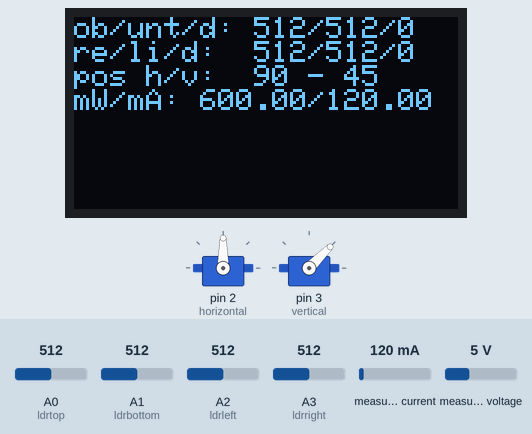
Simulated run of this sketch. Board: Arduino Uno, built with avr-gcc and run on an emulated ATmega328P. On the bench: 128×64 one-colour display, 2 × servo. The inputs (shaded band) are chosen by the test bench; at power-on: A0 (ldrtop) = 512, A1 (ldrbottom) = 512, A2 (ldrleft) = 512, A3 (ldrright) = 512, measured current 120 mA, measured voltage 5 V. What the sketch prints to the serial monitor is not drawn.

Above: at 2.7 s.
2.8 s: A0 (ldrtop) set to 716
At 4.2 s:
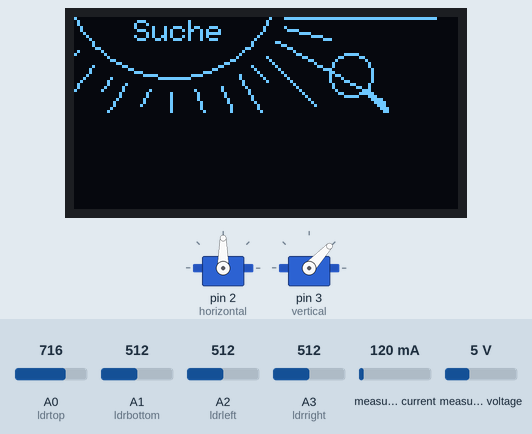
5.1 s: A1 (ldrbottom) set to 676
6.8 s: A1 (ldrbottom) set to 693
At 8.1 s:
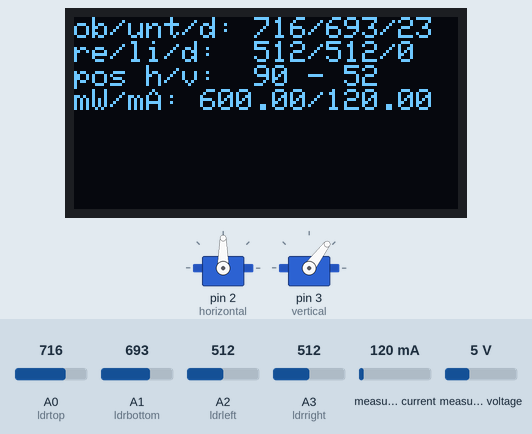
9.7 s: A2 (ldrleft) set to 534
At 10.7 s:
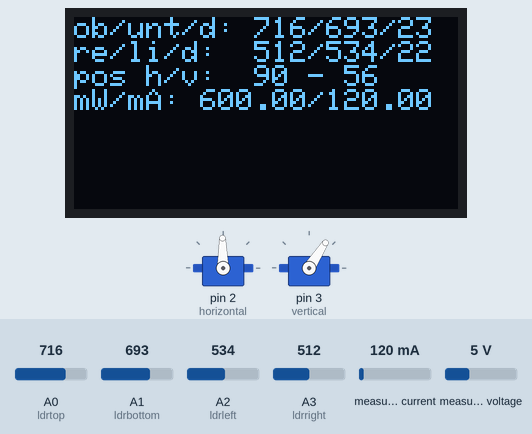
13.0 s: A2 (ldrleft) set to 554
At 14.0 s:
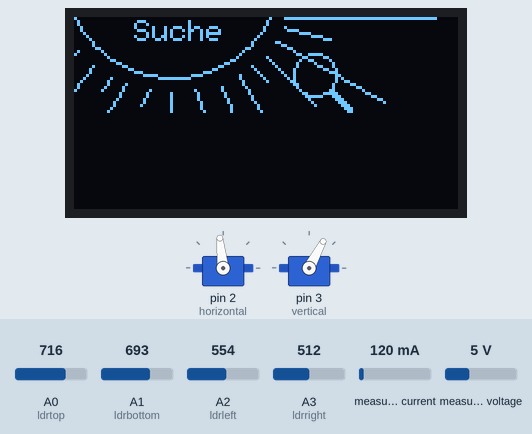
15.6 s: A3 (ldrright) set to 534
At 16.6 s:
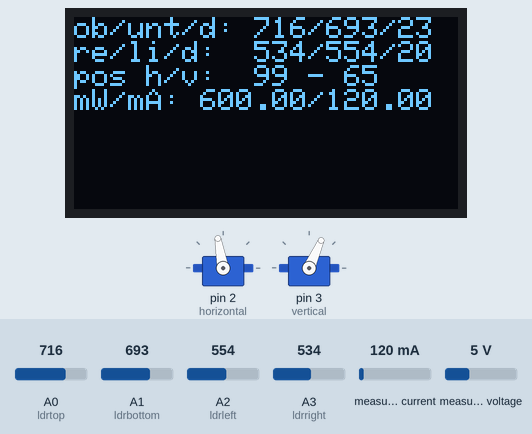
18.3 s: A3 (ldrright) set to 557
At 19.2 s:
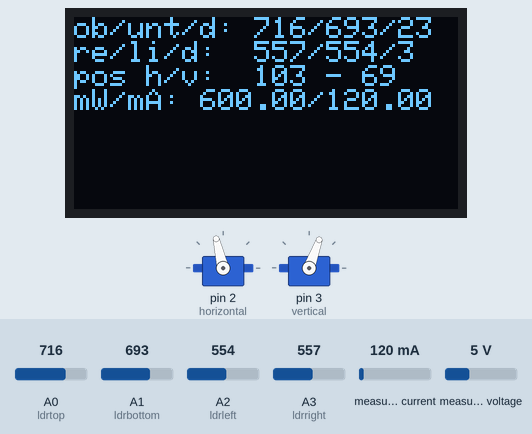
Timing chart, 0 to 27.5 s (numbered marks = the images above; inputs shaded):
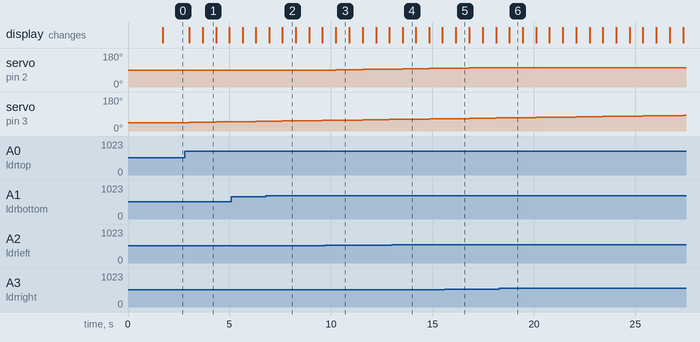

Measured:
- the behaviour switches between 686 and 687 on A1 (ldrbottom) (found by bisection; images 1 and 2)
- the behaviour switches between 541 and 542 on A2 (ldrleft) (found by bisection; images 3 and 4)
- the behaviour switches between 544 and 545 on A3 (ldrright) (found by bisection; images 5 and 6)
- after the input at 2.8 s, servo on pin 3 (vertical): 45° → 46° after 0.23 s, → 47° 0.65 s later, → 48° 0.65 s later, → 49° 0.65 s later; the display: first changes after 0.23 s (image 1 shows a later state)
- after the input at 6.8 s, the display: first differs from a run without the input after 0.81 s (image 2)
- after the input at 9.7 s, servo on pin 2 (horizontal): moves from 90° to 95° over 2.6 s, starting after 0.54 s
- after the input at 13.0 s, the display: changes after 0.54 s (image 4)
- after the input at 15.6 s, the display: changes after 0.56 s (image 5)
- after the input at 18.3 s, servo on pin 2 (horizontal): stays 103° (without the input it goes to 104° after 0.50 s)

The sketch:

solar_servo_zachi.ino
```cpp
#include <Servo.h>
#include <Wire.h>
#include <Adafruit_GFX.h>
#include <Adafruit_SSD1306.h>
#include <Adafruit_INA219.h>

//0x31
#define OLED_RESET -1
#define SCREEN_WIDTH 128 // OLED display width, in pixels
#define SCREEN_HEIGHT 32 // OLED display height, in pixels
Adafruit_SSD1306 display(OLED_RESET);
bool invert = true;

Adafruit_INA219 ina219;

Servo horizontal; // horizontal servo
int servoh = 90;
int servohLimitHigh = 180;
int servohLimitLow = 0;

Servo vertical; // vertical servo
int servov = 45;
int servovLimitHigh = 95;
int servovLimitLow = 0;

// LDR pin connections
// name = analogpin;
int ldrtop = A0; //LDR top
int ldrright = A3; //LDR rigt
int ldrbottom = A1; //LDR bottom
int ldrleft = A2; //LDR left
int tolerance = 10;
int top = 0;
int bottom = 0;
int left = 0;
int right = 0;

int xpos = 89;
int dir = -1;

bool isSleepMode = false;
unsigned long startMillis;
long currentAvg = 0;

//INA219 variables
float shuntvoltage = 0;
  float busvoltage = 0;
  float current_mA = 0;
  float loadvoltage = 0;
  float power_mW = 0;

static const unsigned char PROGMEM sun [] = {
0x80, 0x00, 0x00, 0x00, 0x00, 0x00, 0x00, 0x00, 0x43, 0xFF, 0xFF, 0xFF, 0xFF, 0xFF, 0xFF, 0x80,
0x40, 0x00, 0x00, 0x00, 0x00, 0x00, 0x00, 0x00, 0x80, 0x00, 0x00, 0x00, 0x00, 0x00, 0x00, 0x00,
0x40, 0x00, 0x00, 0x00, 0x00, 0x00, 0x00, 0x00, 0x80, 0x00, 0x00, 0x00, 0x00, 0x00, 0x00, 0x00,
0x20, 0x00, 0x00, 0x00, 0x00, 0x00, 0x00, 0x01, 0x02, 0x00, 0x00, 0x00, 0x00, 0x00, 0x00, 0x00,
0x20, 0x00, 0x00, 0x00, 0x00, 0x00, 0x00, 0x01, 0x01, 0xE0, 0x00, 0x00, 0x00, 0x00, 0x00, 0x00,
0x10, 0x00, 0x00, 0x00, 0x00, 0x00, 0x00, 0x02, 0x00, 0x1E, 0x00, 0x00, 0x00, 0x00, 0x00, 0x00,
0x08, 0x00, 0x00, 0x00, 0x00, 0x00, 0x00, 0x04, 0x00, 0x01, 0xE0, 0x00, 0x00, 0x00, 0x00, 0x00,
0x04, 0x00, 0x00, 0x00, 0x00, 0x00, 0x00, 0x08, 0x00, 0x00, 0x1C, 0x00, 0x00, 0x00, 0x00, 0x00,
0x02, 0x00, 0x00, 0x00, 0x00, 0x00, 0x00, 0x10, 0x18, 0x00, 0x00, 0x00, 0x00, 0x00, 0x00, 0x00,
0x02, 0x00, 0x00, 0x00, 0x00, 0x00, 0x00, 0x10, 0x06, 0x00, 0x00, 0x00, 0x00, 0x00, 0x00, 0x00,
0x01, 0x80, 0x00, 0x00, 0x00, 0x00, 0x00, 0x60, 0x01, 0x80, 0x00, 0x00, 0x00, 0x00, 0x00, 0x00,
0x40, 0x40, 0x00, 0x00, 0x00, 0x00, 0x00, 0x80, 0x00, 0x40, 0x00, 0x00, 0x00, 0x00, 0x00, 0x00,
0x80, 0x20, 0x00, 0x00, 0x00, 0x00, 0x01, 0x00, 0x00, 0x30, 0x00, 0x00, 0x00, 0x00, 0x00, 0x00,
0x00, 0x10, 0x00, 0x00, 0x00, 0x00, 0x02, 0x00, 0x80, 0x0C, 0x00, 0x00, 0x00, 0x00, 0x00, 0x00,
0x00, 0x0C, 0x00, 0x00, 0x00, 0x00, 0x0C, 0x00, 0x40, 0x03, 0x00, 0x00, 0x00, 0x00, 0x00, 0x00,
0x00, 0x03, 0x00, 0x00, 0x00, 0x00, 0x30, 0x00, 0x20, 0x00, 0x80, 0x00, 0x00, 0x00, 0x00, 0x00,
0x02, 0x00, 0xC0, 0x00, 0x00, 0x00, 0xC0, 0x10, 0x10, 0x00, 0x60, 0x00, 0x00, 0x00, 0x00, 0x00,
0x04, 0x00, 0x30, 0x00, 0x00, 0x03, 0x00, 0x08, 0x08, 0x00, 0x18, 0x00, 0x00, 0x00, 0x00, 0x00,
0x04, 0x00, 0x0E, 0x00, 0x00, 0x1C, 0x00, 0x04, 0x04, 0x00, 0x06, 0x00, 0x00, 0x00, 0x00, 0x00,
0x08, 0x00, 0x01, 0xF0, 0x01, 0xE0, 0x01, 0x02, 0x02, 0x00, 0x01, 0x80, 0x00, 0x00, 0x00, 0x00,
0x10, 0x08, 0x00, 0x0F, 0xFE, 0x00, 0x01, 0x01, 0x01, 0x00, 0x00, 0x40, 0x00, 0x00, 0x00, 0x00,
0x20, 0x10, 0x00, 0x00, 0x00, 0x00, 0x00, 0x80, 0x80, 0x80, 0x00, 0x30, 0x00, 0x00, 0x00, 0x00,
0x40, 0x10, 0x40, 0x00, 0x00, 0x00, 0x00, 0x80, 0x00, 0x40, 0x00, 0x0C, 0x00, 0x00, 0x00, 0x00,
0x40, 0x20, 0x80, 0x00, 0x00, 0x00, 0x40, 0x40, 0x00, 0x20, 0x00, 0x03, 0x00, 0x00, 0x00, 0x00,
0x80, 0x40, 0x80, 0x40, 0x00, 0x80, 0x40, 0x20, 0x00, 0x10, 0x00, 0x00, 0x80, 0x00, 0x00, 0x00,
0x00, 0x01, 0x00, 0x80, 0x80, 0x40, 0x20, 0x20, 0x00, 0x08, 0x00, 0x00, 0x60, 0x00, 0x00, 0x00,
0x00, 0x01, 0x00, 0x80, 0x80, 0x40, 0x20, 0x10, 0x00, 0x04, 0x00, 0x00, 0x18, 0x00, 0x00, 0x00,
0x00, 0x02, 0x01, 0x00, 0x80, 0x40, 0x10, 0x10, 0x00, 0x02, 0x00, 0x00, 0x06, 0x00, 0x00, 0x00,
0x00, 0x04, 0x01, 0x00, 0x80, 0x20, 0x10, 0x08, 0x00, 0x01, 0x00, 0x00, 0x01, 0x00, 0x00, 0x00,
0x00, 0x04, 0x02, 0x00, 0x80, 0x20, 0x08, 0x04, 0x00, 0x00, 0x80, 0x00, 0x00, 0x00, 0x00, 0x00,
0x00, 0x08, 0x00, 0x00, 0x80, 0x20, 0x08, 0x04, 0x00, 0x00, 0x00, 0x00, 0x00, 0x00, 0x00, 0x00,
0x00, 0x10, 0x00, 0x00, 0x80, 0x10, 0x08, 0x02, 0x00, 0x00, 0x00, 0x00, 0x00, 0x00, 0x00, 0x00
};

static const unsigned char PROGMEM lupe_bmp[] = {
0x07, 0xc0, 0x00,
0x18, 0x30, 0x00,
0x20, 0x08, 0x00,
0x40, 0x04, 0x00,
0x40, 0x04, 0x00,
0x80, 0x02, 0x00,
0x80, 0x02, 0x00,
0x80, 0x02, 0x00,
0x80, 0x02, 0x00,
0x80, 0x02, 0x00,
0x40, 0x04, 0x00,
0x40, 0x04, 0x00,
0x20, 0x0c, 0x00,
0x18, 0x3e, 0x00,
0x07, 0xc7, 0x00,
0x00, 0x03, 0x80,
0x00, 0x01, 0xc0,
0x00, 0x00, 0xe0,
0x00, 0x00, 0x70,
0x00, 0x00, 0x30
};

static const unsigned char PROGMEM dark [] = {
0x00, 0x00, 0x00, 0x00, 0x20, 0x00, 0x00, 0x00, 0x00, 0x00, 0x00, 0x00, 0x00, 0x00, 0x00, 0x00,
0x00, 0x40, 0x00, 0x00, 0x20, 0x00, 0x00, 0x00, 0x0F, 0x78, 0x00, 0x00, 0x03, 0xF1, 0xFC, 0x00,
0x00, 0x40, 0x00, 0x00, 0x50, 0x00, 0x00, 0x01, 0xF0, 0x84, 0x00, 0x3F, 0xFC, 0x0E, 0x03, 0x00,
0x00, 0xA0, 0x00, 0x00, 0xDC, 0x00, 0x00, 0x7E, 0x10, 0x06, 0xFF, 0x40, 0x30, 0x08, 0x00, 0x80,
0x00, 0xA0, 0x00, 0x07, 0x03, 0x00, 0x00, 0x80, 0x00, 0x07, 0x00, 0xC0, 0x00, 0x00, 0x00, 0xF0,
0x07, 0x1C, 0x00, 0x01, 0xDC, 0x00, 0x01, 0x00, 0x00, 0x08, 0x00, 0x00, 0x00, 0x00, 0x00, 0x08,
0x18, 0x03, 0x00, 0x00, 0x50, 0x00, 0x01, 0x00, 0x00, 0x10, 0x00, 0x00, 0x00, 0x00, 0x00, 0x04,
0x07, 0x1C, 0x00, 0x00, 0x20, 0x00, 0x07, 0x00, 0x00, 0x10, 0x00, 0x00, 0x00, 0x00, 0x00, 0x04,
0x00, 0xA0, 0x00, 0x00, 0x20, 0x00, 0x08, 0x00, 0x01, 0xF0, 0x00, 0x00, 0x00, 0x00, 0x00, 0x0C,
0x00, 0xA0, 0x20, 0x00, 0x00, 0x00, 0x08, 0x00, 0x02, 0x00, 0x00, 0x00, 0x00, 0x00, 0x00, 0x1C,
0x00, 0x40, 0x20, 0x00, 0x00, 0x00, 0x08, 0x00, 0x04, 0x00, 0x00, 0x00, 0x00, 0x00, 0x00, 0x02,
0x00, 0x40, 0x50, 0x00, 0x00, 0x00, 0x06, 0x00, 0x04, 0x00, 0x00, 0x00, 0x00, 0x00, 0x00, 0x02,
0x00, 0x00, 0x50, 0x00, 0x00, 0x40, 0x04, 0x00, 0x03, 0x00, 0x00, 0x00, 0x00, 0x00, 0x1C, 0x02,
0x00, 0x03, 0x8E, 0x00, 0x00, 0x40, 0x04, 0x00, 0x00, 0x80, 0x00, 0x00, 0x00, 0x00, 0x02, 0x0C,
0x00, 0x0C, 0x01, 0x80, 0x00, 0xA0, 0x06, 0x00, 0x01, 0x00, 0x00, 0x00, 0x00, 0x00, 0x01, 0xF0,
0x00, 0x03, 0x8E, 0x00, 0x00, 0xA0, 0x01, 0xC0, 0x01, 0x00, 0x00, 0x00, 0x00, 0x00, 0x01, 0x00,
0x00, 0x00, 0x50, 0x00, 0x07, 0x1C, 0x00, 0xC1, 0x01, 0xF0, 0x00, 0x00, 0x00, 0x00, 0x02, 0x00,
0x00, 0x00, 0x50, 0x00, 0x18, 0x03, 0x00, 0x7F, 0x82, 0x7F, 0x00, 0x00, 0x00, 0x08, 0x0C, 0x00,
0x00, 0x00, 0x20, 0x00, 0x07, 0x1C, 0x00, 0x00, 0x7C, 0x06, 0x00, 0x00, 0x00, 0x1F, 0xF0, 0x00,
0x00, 0x00, 0x20, 0x00, 0x00, 0xA0, 0x00, 0x00, 0x00, 0x01, 0xE1, 0xF8, 0x00, 0x30, 0x00, 0x00,
0x00, 0x00, 0x00, 0x00, 0x00, 0xA0, 0x00, 0x00, 0x00, 0x00, 0x1E, 0x07, 0x03, 0xC0, 0x00, 0x00,
0x00, 0x00, 0x00, 0x00, 0x00, 0x40, 0x00, 0x00, 0x00, 0x00, 0x00, 0x00, 0xFC, 0x00, 0x00, 0x00,
0x00, 0x00, 0x00, 0x00, 0x00, 0x40, 0x00, 0x00, 0x00, 0x00, 0x00, 0x00, 0x00, 0x00, 0x00, 0x00,
0x00, 0x00, 0x00, 0x00, 0x00, 0x00, 0x00, 0x00, 0x00, 0x00, 0x00, 0x00, 0x00, 0x00, 0x00, 0x00,
0x00, 0x00, 0x00, 0x00, 0x00, 0x00, 0x00, 0x00, 0x00, 0x00, 0x00, 0x00, 0x00, 0x00, 0x00, 0x00,
0x00, 0x00, 0x00, 0x00, 0x00, 0x00, 0x00, 0x00, 0x00, 0x00, 0x00, 0x00, 0x00, 0x00, 0x00, 0x00,
0x00, 0x00, 0x00, 0x00, 0x00, 0x00, 0x00, 0x00, 0x00, 0x00, 0x00, 0x00, 0x00, 0x00, 0x00, 0x00,
0x00, 0x00, 0x00, 0x00, 0x00, 0x00, 0x00, 0x00, 0x00, 0x00, 0x00, 0x00, 0x00, 0x00, 0x00, 0x00,
0x00, 0x00, 0x00, 0x00, 0x00, 0x00, 0x00, 0x00, 0x00, 0x00, 0x00, 0x00, 0x00, 0x00, 0x00, 0x00,
0x00, 0x00, 0x00, 0x00, 0x00, 0x00, 0x00, 0x00, 0x00, 0x00, 0x00, 0x00, 0x00, 0x00, 0x00, 0x00,
0x00, 0x00, 0x00, 0x00, 0x00, 0x00, 0x00, 0x00, 0x00, 0x00, 0x00, 0x00, 0x00, 0x00, 0x00, 0x00,
0x00, 0x00, 0x00, 0x00, 0x00, 0x00, 0x00, 0x00, 0x00, 0x00, 0x00, 0x00, 0x00, 0x00, 0x00, 0x00
};


void setup() {
  Serial.begin(9600);
  display.begin(SSD1306_SWITCHCAPVCC, 0x3C);
  display.setTextSize(1);
  display.setTextColor(WHITE);
  splashScreen();
  ina219.begin();
  pinMode (ldrtop, INPUT);                                  // Config the mocrocontroller pins as an input pins.
  pinMode (ldrright, INPUT);
  pinMode (ldrbottom, INPUT);
  pinMode (ldrleft, INPUT);
  horizontal.attach(2);
  vertical.attach(3);
  vertical.write(servov);
  delay(1000);
  horizontal.write(servoh);
  delay(500);
  startMillis = millis();
}

void loop() {
  top = analogRead(ldrtop);
  right = analogRead(ldrright);
  left = analogRead(ldrleft);
  bottom = analogRead(ldrbottom);
  readINA219();

  if (isToDark() && millis() - startMillis  > 10000) {
    sleepMode();
    logSerial();
    return;
  } else {
    if (isSleepMode) {
      wakeUp();
    }
  }
  logSerial();
  if (inRange()){
    info();
  } else {
    //info();
    searchScreen();
  }
  verticalMove();
  horizontalMove();
  delay(500);
}

void horizontalMove() {
  if (abs(left - right) < tolerance) return;
  if (left < right)
  {
    servoh = --servoh;
    if (servoh <= servohLimitLow)
    {
      servoh = servohLimitLow;
      Serial.println("max east!");
    }
  }
  else if (left > right)
  {
    servoh = ++servoh;
    if (servoh > servohLimitHigh)
    {
      Serial.println("max west!");
      servoh = servohLimitHigh;
    }
  }
  else if (left = right)
  {
    delay(800);
  }
  horizontal.write(servoh);
}

void verticalMove() {
  if (abs(top - bottom) < tolerance) return;
  if (top > bottom) {
    servov = ++servov;
    if (servov > servovLimitHigh) {
      Serial.print("max height!: ");
      Serial.println(servov);
      servov = servovLimitHigh;
    }
  }
  else if (top < bottom) {
    servov = --servov;
    if (servov < servovLimitLow) {
      servov = servovLimitLow;
      Serial.println("min height!");
    }
  }
  vertical.write(servov);
}

bool inRange() {
  return abs(top - bottom) < tolerance * 3 && abs(left - right) < tolerance * 3;
}

bool isToDark() {
  currentAvg = (top + bottom + left + right) / 4;
  return currentAvg < 200;
}

void sleepMode() {
  if (!isSleepMode) {
    servov = 85;
    vertical.write(servov);
  }
  isSleepMode = true;
  darkScreen();
}

void wakeUp() {
  isSleepMode = false;
  servov = 45;
  vertical.write(servov);
}

void readINA219() {
  shuntvoltage = ina219.getShuntVoltage_mV();
  busvoltage = ina219.getBusVoltage_V();
  current_mA = ina219.getCurrent_mA();
  power_mW = ina219.getPower_mW();
  loadvoltage = busvoltage + (shuntvoltage / 1000);
}

void logSerial() {
  Serial.print("top/bottom: ");
  Serial.print(top);
  Serial.print("/");
  Serial.print(bottom);
  Serial.print("/");
  Serial.println(abs(top - bottom));
  Serial.print("right/left: ");
  Serial.print(right);
  Serial.print("/");
  Serial.print(left);
  Serial.print("/");
  Serial.println(abs(left - right));
  Serial.println("");
  Serial.print("Bus Voltage:   "); Serial.print(busvoltage); Serial.println(" V");
  Serial.print("Shunt Voltage: "); Serial.print(shuntvoltage); Serial.println(" mV");
  Serial.print("Load Voltage:  "); Serial.print(loadvoltage); Serial.println(" V");
  Serial.print("Current:       "); Serial.print(current_mA); Serial.println(" mA");
  Serial.print("Power:         "); Serial.print(power_mW); Serial.println(" mW");
  Serial.println();
}

void info() {
  display.clearDisplay();
  display.setCursor(0,0);
  //display.println("     Zachi Zolar");
  display.print("ob/unt/d: ");
  display.print(top);
  display.print("/");
  display.print(bottom);
  display.print("/");
  display.println(abs(top - bottom));
  display.print("re/li/d:  ");
  display.print(right);
  display.print("/");
  display.print(left);
  display.print("/");
  display.println(abs(left - right));
  display.print("pos h/v:  ");
  display.print(servoh);
  display.print(" - ");
  display.println(servov);
  display.print("mW/mA: ");
  display.print(power_mW);
  display.print("/");
  display.print(current_mA);
  display.display();
}

void splashScreen() {
  display.clearDisplay();
  display.drawBitmap(0, 0,  sun, 128, 32, WHITE);
  display.setCursor(20,1);
  display.print("Zachi");
  display.setCursor(91,7);
  display.print("Zolar");
  display.display();
}

void searchScreen() {
  if (xpos > 100 || xpos < 5) {
    dir = dir * -1;
  }
  xpos = xpos + dir * 2;
  display.clearDisplay();
  display.drawBitmap(0, 0,  sun, 128, 32, WHITE);
  display.drawBitmap(xpos, 12,  lupe_bmp, 20, 20, WHITE);
  display.setCursor(20,1);
  display.print("Suche");
  display.display();
}

void darkScreen() {
  if (xpos > 90 || xpos < 5) {
    dir = dir * -1;
  }
  xpos = xpos + dir * 2;
  display.clearDisplay();
  display.drawBitmap(0, 0,  dark, 128, 32, WHITE);
  display.setCursor(xpos,24);
  display.print("Snooze");
  display.setCursor(88, 7);
  display.print(currentAvg);
  display.display();
}
```
